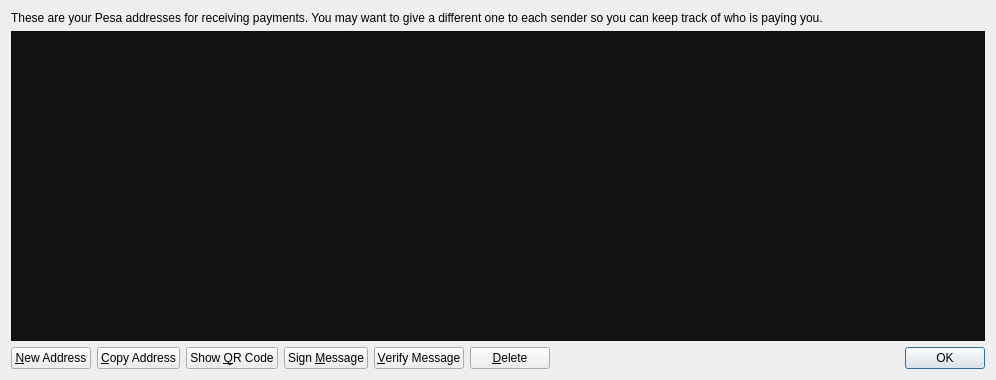
<?xml version="1.0" encoding="UTF-8"?>
<ui version="4.0">
 <class>AddressBookPage</class>
 <widget class="QWidget" name="AddressBookPage">
  <property name="geometry">
   <rect>
    <x>0</x>
    <y>0</y>
    <width>996</width>
    <height>380</height>
   </rect>
  </property>
  <property name="windowTitle">
   <string>Address Book</string>
  </property>
  <layout class="QVBoxLayout" name="verticalLayout">
   <item>
    <widget class="QLabel" name="labelExplanation">
     <property name="text">
      <string>These are your Pesa addresses for receiving payments. You may want to give a different one to each sender so you can keep track of who is paying you.</string>
     </property>
     <property name="textFormat">
      <enum>Qt::PlainText</enum>
     </property>
     <property name="wordWrap">
      <bool>true</bool>
     </property>
    </widget>
   </item>
   <item>
    <widget class="QTableView" name="tableView">
     <property name="palette">
      <palette>
       <active>
        <colorrole role="WindowText">
         <brush brushstyle="SolidPattern">
          <color alpha="255">
           <red>255</red>
           <green>255</green>
           <blue>255</blue>
          </color>
         </brush>
        </colorrole>
        <colorrole role="Button">
         <brush brushstyle="SolidPattern">
          <color alpha="255">
           <red>17</red>
           <green>17</green>
           <blue>17</blue>
          </color>
         </brush>
        </colorrole>
        <colorrole role="Text">
         <brush brushstyle="SolidPattern">
          <color alpha="255">
           <red>255</red>
           <green>255</green>
           <blue>255</blue>
          </color>
         </brush>
        </colorrole>
        <colorrole role="ButtonText">
         <brush brushstyle="SolidPattern">
          <color alpha="255">
           <red>255</red>
           <green>255</green>
           <blue>255</blue>
          </color>
         </brush>
        </colorrole>
        <colorrole role="Base">
         <brush brushstyle="SolidPattern">
          <color alpha="255">
           <red>17</red>
           <green>17</green>
           <blue>17</blue>
          </color>
         </brush>
        </colorrole>
        <colorrole role="Window">
         <brush brushstyle="SolidPattern">
          <color alpha="255">
           <red>17</red>
           <green>17</green>
           <blue>17</blue>
          </color>
         </brush>
        </colorrole>
        <colorrole role="Highlight">
         <brush brushstyle="SolidPattern">
          <color alpha="255">
           <red>204</red>
           <green>160</green>
           <blue>0</blue>
          </color>
         </brush>
        </colorrole>
        <colorrole role="HighlightedText">
         <brush brushstyle="SolidPattern">
          <color alpha="255">
           <red>17</red>
           <green>17</green>
           <blue>17</blue>
          </color>
         </brush>
        </colorrole>
       </active>
       <inactive>
        <colorrole role="WindowText">
         <brush brushstyle="SolidPattern">
          <color alpha="255">
           <red>255</red>
           <green>255</green>
           <blue>255</blue>
          </color>
         </brush>
        </colorrole>
        <colorrole role="Button">
         <brush brushstyle="SolidPattern">
          <color alpha="255">
           <red>17</red>
           <green>17</green>
           <blue>17</blue>
          </color>
         </brush>
        </colorrole>
        <colorrole role="Text">
         <brush brushstyle="SolidPattern">
          <color alpha="255">
           <red>255</red>
           <green>255</green>
           <blue>255</blue>
          </color>
         </brush>
        </colorrole>
        <colorrole role="ButtonText">
         <brush brushstyle="SolidPattern">
          <color alpha="255">
           <red>255</red>
           <green>255</green>
           <blue>255</blue>
          </color>
         </brush>
        </colorrole>
        <colorrole role="Base">
         <brush brushstyle="SolidPattern">
          <color alpha="255">
           <red>17</red>
           <green>17</green>
           <blue>17</blue>
          </color>
         </brush>
        </colorrole>
        <colorrole role="Window">
         <brush brushstyle="SolidPattern">
          <color alpha="255">
           <red>17</red>
           <green>17</green>
           <blue>17</blue>
          </color>
         </brush>
        </colorrole>
        <colorrole role="Highlight">
         <brush brushstyle="SolidPattern">
          <color alpha="255">
           <red>204</red>
           <green>160</green>
           <blue>0</blue>
          </color>
         </brush>
        </colorrole>
        <colorrole role="HighlightedText">
         <brush brushstyle="SolidPattern">
          <color alpha="255">
           <red>17</red>
           <green>17</green>
           <blue>17</blue>
          </color>
         </brush>
        </colorrole>
       </inactive>
       <disabled>
        <colorrole role="WindowText">
         <brush brushstyle="SolidPattern">
          <color alpha="255">
           <red>255</red>
           <green>255</green>
           <blue>255</blue>
          </color>
         </brush>
        </colorrole>
        <colorrole role="Button">
         <brush brushstyle="SolidPattern">
          <color alpha="255">
           <red>17</red>
           <green>17</green>
           <blue>17</blue>
          </color>
         </brush>
        </colorrole>
        <colorrole role="Text">
         <brush brushstyle="SolidPattern">
          <color alpha="255">
           <red>255</red>
           <green>255</green>
           <blue>255</blue>
          </color>
         </brush>
        </colorrole>
        <colorrole role="ButtonText">
         <brush brushstyle="SolidPattern">
          <color alpha="255">
           <red>255</red>
           <green>255</green>
           <blue>255</blue>
          </color>
         </brush>
        </colorrole>
        <colorrole role="Base">
         <brush brushstyle="SolidPattern">
          <color alpha="255">
           <red>17</red>
           <green>17</green>
           <blue>17</blue>
          </color>
         </brush>
        </colorrole>
        <colorrole role="Window">
         <brush brushstyle="SolidPattern">
          <color alpha="255">
           <red>17</red>
           <green>17</green>
           <blue>17</blue>
          </color>
         </brush>
        </colorrole>
        <colorrole role="Highlight">
         <brush brushstyle="SolidPattern">
          <color alpha="255">
           <red>204</red>
           <green>160</green>
           <blue>0</blue>
          </color>
         </brush>
        </colorrole>
        <colorrole role="HighlightedText">
         <brush brushstyle="SolidPattern">
          <color alpha="255">
           <red>17</red>
           <green>17</green>
           <blue>17</blue>
          </color>
         </brush>
        </colorrole>
       </disabled>
      </palette>
     </property>
     <property name="contextMenuPolicy">
      <enum>Qt::CustomContextMenu</enum>
     </property>
     <property name="toolTip">
      <string>Double-click to edit address or label</string>
     </property>
     <property name="styleSheet">
      <string notr="true">
</string>
     </property>
     <property name="verticalScrollBarPolicy">
      <enum>Qt::ScrollBarAsNeeded</enum>
     </property>
     <property name="tabKeyNavigation">
      <bool>false</bool>
     </property>
     <property name="alternatingRowColors">
      <bool>true</bool>
     </property>
     <property name="selectionMode">
      <enum>QAbstractItemView::SingleSelection</enum>
     </property>
     <property name="selectionBehavior">
      <enum>QAbstractItemView::SelectRows</enum>
     </property>
     <property name="sortingEnabled">
      <bool>true</bool>
     </property>
     <attribute name="verticalHeaderVisible">
      <bool>false</bool>
     </attribute>
    </widget>
   </item>
   <item>
    <layout class="QHBoxLayout" name="horizontalLayout">
     <item>
      <widget class="QPushButton" name="newAddressButton">
       <property name="toolTip">
        <string>Create a new address</string>
       </property>
       <property name="text">
        <string>&amp;New Address</string>
       </property>
       <property name="icon">
        <iconset resource="../bitcoin.qrc">
         <normaloff>:/icons/add</normaloff>:/icons/add</iconset>
       </property>
      </widget>
     </item>
     <item>
      <widget class="QPushButton" name="copyToClipboard">
       <property name="toolTip">
        <string>Copy the currently selected address to the system clipboard</string>
       </property>
       <property name="text">
        <string>&amp;Copy Address</string>
       </property>
       <property name="icon">
        <iconset resource="../bitcoin.qrc">
         <normaloff>:/icons/editcopy</normaloff>:/icons/editcopy</iconset>
       </property>
      </widget>
     </item>
     <item>
      <widget class="QPushButton" name="showQRCode">
       <property name="text">
        <string>Show &amp;QR Code</string>
       </property>
       <property name="icon">
        <iconset resource="../bitcoin.qrc">
         <normaloff>:/icons/qrcode</normaloff>:/icons/qrcode</iconset>
       </property>
      </widget>
     </item>
     <item>
      <widget class="QPushButton" name="signMessage">
       <property name="toolTip">
        <string>Sign a message to prove you own a Pesa address</string>
       </property>
       <property name="text">
        <string>Sign &amp;Message</string>
       </property>
       <property name="icon">
        <iconset resource="../bitcoin.qrc">
         <normaloff>:/icons/edit</normaloff>:/icons/edit</iconset>
       </property>
      </widget>
     </item>
     <item>
      <widget class="QPushButton" name="verifyMessage">
       <property name="toolTip">
        <string>Verify a message to ensure it was signed with a specified Pesa address</string>
       </property>
       <property name="text">
        <string>&amp;Verify Message</string>
       </property>
       <property name="icon">
        <iconset resource="../bitcoin.qrc">
         <normaloff>:/icons/transaction_0</normaloff>:/icons/transaction_0</iconset>
       </property>
      </widget>
     </item>
     <item>
      <widget class="QPushButton" name="deleteButton">
       <property name="toolTip">
        <string>Delete the currently selected address from the list</string>
       </property>
       <property name="text">
        <string>&amp;Delete</string>
       </property>
       <property name="icon">
        <iconset resource="../bitcoin.qrc">
         <normaloff>:/icons/remove</normaloff>:/icons/remove</iconset>
       </property>
      </widget>
     </item>
     <item>
      <spacer name="horizontalSpacer">
       <property name="orientation">
        <enum>Qt::Horizontal</enum>
       </property>
       <property name="sizeHint" stdset="0">
        <size>
         <width>40</width>
         <height>20</height>
        </size>
       </property>
      </spacer>
     </item>
     <item>
      <widget class="QDialogButtonBox" name="buttonBox">
       <property name="sizePolicy">
        <sizepolicy hsizetype="Maximum" vsizetype="Fixed">
         <horstretch>0</horstretch>
         <verstretch>0</verstretch>
        </sizepolicy>
       </property>
       <property name="standardButtons">
        <set>QDialogButtonBox::Ok</set>
       </property>
      </widget>
     </item>
    </layout>
   </item>
  </layout>
 </widget>
 <resources>
  <include location="../bitcoin.qrc"/>
 </resources>
 <connections/>
</ui>
